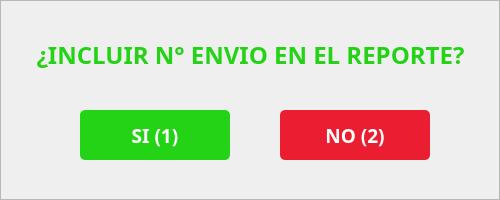
    <widget class="QFrame" name="frmAlertaDesicionEnvio">
     <property name="geometry">
      <rect>
       <x>710</x>
       <y>440</y>
       <width>500</width>
       <height>200</height>
      </rect>
     </property>
     <property name="styleSheet">
      <string notr="true">#frmAlertaDesicionEnvio{background-color: rgb(255, 255, 255);
color: rgb(0, 0, 0);
border:none;
border-radius: 10px;
border: 2px solid #D9D9D9;}</string>
     </property>
     <property name="frameShape">
      <enum>QFrame::StyledPanel</enum>
     </property>
     <property name="frameShadow">
      <enum>QFrame::Raised</enum>
     </property>
     <widget class="QLabel" name="label_7">
      <property name="geometry">
       <rect>
        <x>30</x>
        <y>25</y>
        <width>441</width>
        <height>60</height>
       </rect>
      </property>
      <property name="font">
       <font>
        <family>Poppins</family>
        <pointsize>18</pointsize>
        <weight>75</weight>
        <bold>true</bold>
       </font>
      </property>
      <property name="styleSheet">
       <string notr="true">color: #24D315;</string>
      </property>
      <property name="text">
       <string>¿INCLUIR N° ENVIO EN EL REPORTE?</string>
      </property>
      <property name="alignment">
       <set>Qt::AlignCenter</set>
      </property>
     </widget>
     <widget class="QPushButton" name="btnNoEnvioReporte">
      <property name="geometry">
       <rect>
        <x>280</x>
        <y>110</y>
        <width>150</width>
        <height>50</height>
       </rect>
      </property>
      <property name="font">
       <font>
        <family>Poppins</family>
        <pointsize>14</pointsize>
        <weight>75</weight>
        <bold>true</bold>
       </font>
      </property>
      <property name="cursor">
       <cursorShape>PointingHandCursor</cursorShape>
      </property>
      <property name="styleSheet">
       <string notr="true">background-color: rgb(234, 29, 49);
color: rgb(255, 255, 255);
border:none;
border-radius: 5px;</string>
      </property>
      <property name="text">
       <string>NO (2)</string>
      </property>
     </widget>
     <widget class="QPushButton" name="btnSiEnvioReporte">
      <property name="geometry">
       <rect>
        <x>80</x>
        <y>110</y>
        <width>150</width>
        <height>50</height>
       </rect>
      </property>
      <property name="font">
       <font>
        <family>Poppins</family>
        <pointsize>14</pointsize>
        <weight>75</weight>
        <bold>true</bold>
       </font>
      </property>
      <property name="cursor">
       <cursorShape>PointingHandCursor</cursorShape>
      </property>
      <property name="styleSheet">
       <string notr="true">background-color: rgb(36, 211, 21);
color: rgb(255, 255, 255);
border:none;
border-radius: 5px;</string>
      </property>
      <property name="text">
       <string>SI (1)</string>
      </property>
      <property name="flat">
       <bool>false</bool>
      </property>
     </widget>
    </widget>
